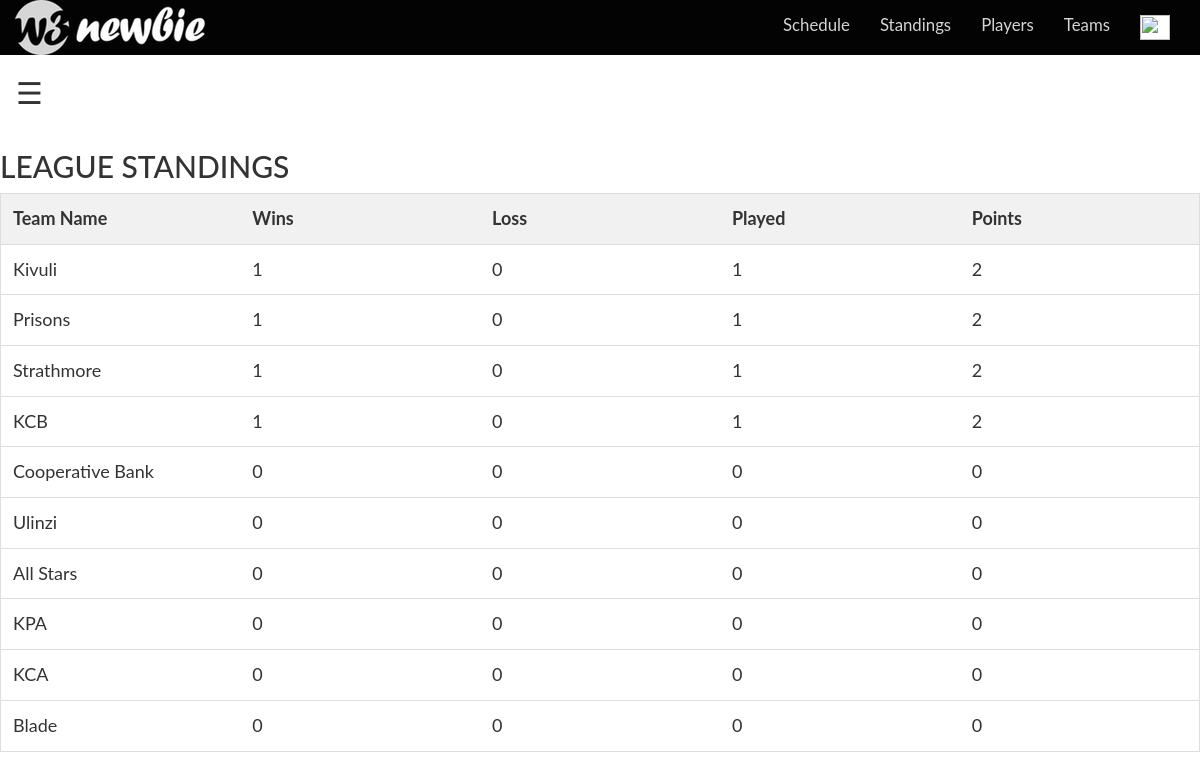
Page /standingsadmin.php on the committed database.
### tables this page shows
CREATE TABLE `standings` (
  `standingId` int(11) NOT NULL,
  `teamId` int(11) NOT NULL,
  `win` int(11) NOT NULL,
  `loss` int(11) NOT NULL,
  `played` int(11) NOT NULL,
  `points` int(11) NOT NULL
);

CREATE TABLE `teams` (
  `teamId` int(11) NOT NULL,
  `teamName` varchar(30) NOT NULL,
  `playerId` int(11) NOT NULL,
  `coachId` int(11) NOT NULL,
  `cityId` int(11) NOT NULL
);

### standingsadmin.php (the view, shortened to what this page needs)
<?php
    require_once "connection.php";
?>
<!DOCTYPE html>
<html>
<head>
  <link rel="stylesheet" href="https://maxcdn.bootstrapcdn.com/bootstrap/3.3.7/css/bootstrap.min.css">
  <link rel="stylesheet" href="https://cdnjs.cloudflare.com/ajax/libs/font-awesome/4.7.0/css/font-awesome.min.css">
  <link rel="stylesheet" type="text/css" href="css.css">
</head>
<body>
<nav class="navbar navbar-inverse">
      <div class="container-fluid">
        <div class="navbar-header">
          <a href="#" class="navbar-nav navbar navbar-right"><img src="img/w3newbie.png"></a>
        </div>
        <div class="collapse navbar-collapse" id="myNavbar">
          <ul class="nav navbar-nav navbar-right">
            <li> <a href="exampleadmin.php">Schedule</a></li>
            <li> <a href="standingsadmin.php">Standings</a></li>
            <li> <a href="playersadmin.php">Players</a></li>
                    <li> <a href="teamsadmin.php">Teams</a></li>
                    <li style="float:right;"><a href="profile.php?userId=<?=$_SESSION["authlog"]["userId"]?>"><img style="width:30px; height:25px; background-color:white;" src="images/people/<?php echo $_SESSION["authlog"]["Image"];?>"><?php echo ' ';?><?php echo strtoupper($_SESSION["authlog"]["Full_Name"]);?></a></li>
          </ul>
        </div>
      </div>
   </nav>
<div id="main">
    <span style="font-size:30px;cursor:pointer" onclick="openNav()">&#9776;</span>
</div>
<h2>LEAGUE STANDINGS</h2>
<table id="myTable">
  <tr class="header">
    <th style="width:20%;">Team Name</th>
    <th style="width:20%;">Wins</th>
    <th style="width:20%;">Loss</th>
    <th style="width:20%;">Played</th>
    <th style="width:20%;">Points</th>
    </tr>
  <?php
$select_qry="SELECT teamName, win, loss, played, points FROM `standings` INNER JOIN `teams` ON `standings`.`teamId`=`teams`.`teamId` ORDER BY `points` DESC";
$results=$conn->query($select_qry);
if ($results->num_rows>0){
  while ($row=$results->fetch_assoc()) {
 ?>
  <tr>
  <td align="center" scope="row"><?php echo $row["teamName"]; ?></td>
  <td align="center" scope="row"><?php echo $row["win"]; ?></td>
  <td align="center" scope="row"><?php echo $row["loss"]; ?></td>
  <td align="center" scope="row"><?php echo $row["played"]; ?></td>
  <td align="center" scope="row"><?php echo $row["points"]; ?></td>
 </tr>
 <?php
 }
}else {
  echo "0 results";
 }
    ?>
</table>
</body>
</html>

### css.css (style rules this page uses)
.navbar { margin-bottom: 0; border-radius: 0; background-color: #030303; color: #FFF padding: 1% 0; font-size: 1.2em; border:0; }
.navbar-inverse .navbar-nav li a { color: #D5D5D5; }

### standingsadmin.php (style rules this page uses)
* { box-sizing: border-box; }
.navbar { margin-bottom: 0; border-radius: 0; background-color: #030303; color: #FFF padding: 1% 0; font-size: 1.2em; border:0; }
#myTable { border-collapse: collapse; width: 100%; border: 1px solid #ddd; font-size: 18px; }
#myTable th, #myTable td { text-align: left; padding: 12px; }
#myTable tr { border-bottom: 1px solid #ddd; }
#myTable tr.header, #myTable tr:hover { background-color: #f1f1f1; }
body { font-family: "Lato", sans-serif; transition: background-color .5s; }
#main { transition: margin-left .5s; padding: 16px; }

### rows in the picture
standings: teamId.teamName "Kivuli", win "1", loss "0", played "1", points "2"
standings: teamId.teamName "Prisons", win "1", loss "0", played "1", points "2"
standings: teamId.teamName "Strathmore", win "1", loss "0", played "1", points "2"
standings: teamId.teamName "KCB", win "1", loss "0", played "1", points "2"
standings: teamId.teamName "Cooperative Bank", win "0", loss "0", played "0", points "0"
standings: teamId.teamName "Ulinzi", win "0", loss "0", played "0", points "0"
standings: teamId.teamName "All Stars", win "0", loss "0", played "0", points "0"
standings: teamId.teamName "KPA", win "0", loss "0", played "0", points "0"
standings: teamId.teamName "KCA", win "0", loss "0", played "0", points "0"
standings: teamId.teamName "Blade", win "0", loss "0", played "0", points "0"
